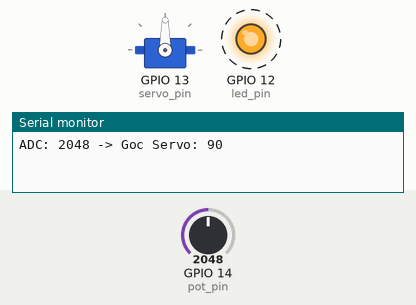
This program was run on a simulated ESP32. On the bench: servo, output pins drawn as LEDs (lit = HIGH), the last lines printed to the serial monitor. Dashed ring = blinking. The test bench sets the inputs (shaded band); at power-on: GPIO 14 (pot_pin) = 2048 (analog values on the 0–4095 scale).

Above: at 2.2 s.
2.3 s: GPIO 14 (pot_pin) set to 2866
At 3.4 s:
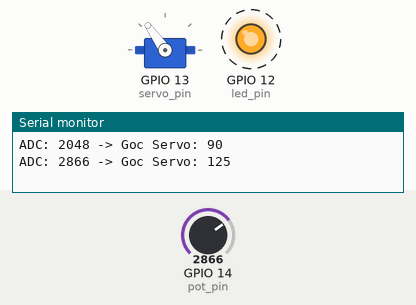
5.3 s: GPIO 14 (pot_pin) set to 3603
At 6.4 s:
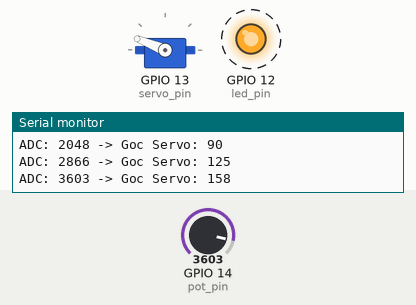
8.3 s: GPIO 14 (pot_pin) set to 4095
At 9.4 s:
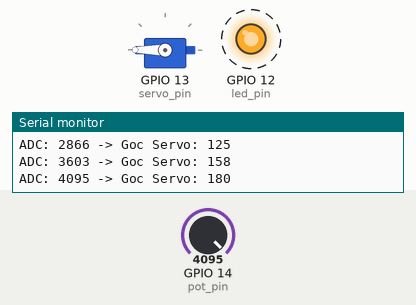
11.3 s: GPIO 14 (pot_pin) set to 1228
At 12.4 s:
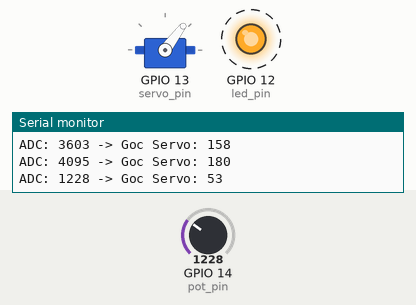
14.3 s: GPIO 14 (pot_pin) set to 491
At 15.4 s:
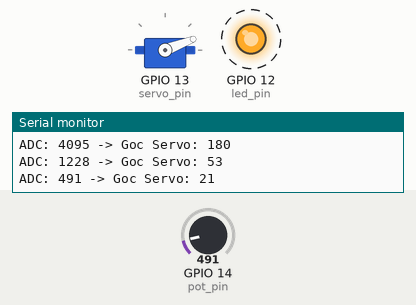
17.3 s: GPIO 14 (pot_pin) set to 140
At 18.4 s:
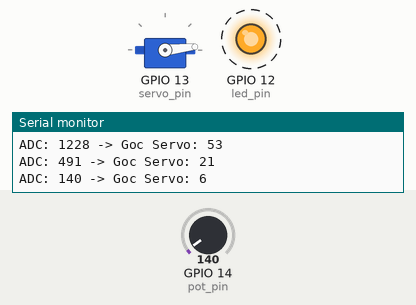
Timing chart, 0 to 21.3 s (numbered marks = the images above; inputs shaded):
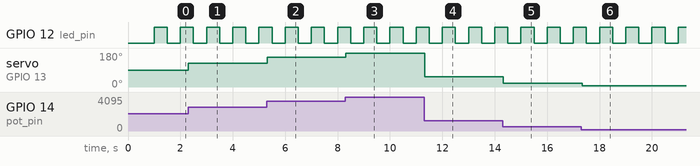

The program:

main.cpp
```cpp
#include <Arduino.h>
#include <ESP32Servo.h>

QueueHandle_t angleQueue;

const int led_pin = 12;
const int servo_pin = 13;
const int pot_pin = 14; // Chân cắm biến trở (GPIO 34 là chân chỉ đọc ADC rất tốt trên ESP32)

void TaskBlinkLed(void *pvParameters){
    pinMode(led_pin, OUTPUT);

    while(1){
        digitalWrite(led_pin, HIGH);
        vTaskDelay(500 / portTICK_PERIOD_MS);
        digitalWrite(led_pin, LOW);
        vTaskDelay(500 / portTICK_PERIOD_MS);
    }
}

void TaskReadADC(void *pvParameters){
  analogReadResolution(12);

  // Tạo một biến lưu lại góc trước đó để so sánh
  int lastAngle = -1;

  while(1){
    int adcValue = analogRead(pot_pin);
    int targetAngle = map(adcValue, 0, 4095, 0, 180);

    if(targetAngle < 0) targetAngle = 0;
    if(targetAngle > 180) targetAngle = 180;


    // Chỉ cập nhật góc nếu sai số lớn hơn hoặc bằng 2 độ
    if (abs(targetAngle - lastAngle) >= 2) {
      lastAngle = targetAngle; // Lưu lại góc mới

      Serial.printf("ADC: %d -> Goc Servo: %d\n", adcValue, targetAngle);
      xQueueSend(angleQueue, &targetAngle, 0);
    }

    vTaskDelay(50 / portTICK_PERIOD_MS);
  }
}

void TaskSpinServo(void *pvParameters){
  // Setup PWM Timer để xung xuất ra mượt, không bị rung
  ESP32PWM::allocateTimer(0);
  ESP32PWM::allocateTimer(1);
  ESP32PWM::allocateTimer(2);
  ESP32PWM::allocateTimer(3);

  Servo sv;
  sv.setPeriodHertz(50); // Cố định tần số 50Hz chuẩn cho Servo
  sv.attach(servo_pin, 500, 2400); // Setup min/max pulse width để servo không bị khựng ở 2 đầu biên

  int targetQueue = 0;

  while(1){
    if(xQueueReceive(angleQueue, &targetQueue, portMAX_DELAY) == pdPASS){
      sv.write(targetQueue);
    }
  }
}

void setup(){
  Serial.begin(115200);
  vTaskDelay(1000 / portTICK_PERIOD_MS);

  angleQueue = xQueueCreate(5, sizeof(int));

  if(angleQueue != NULL){

    xTaskCreate(
      TaskReadADC,
      "Read_ADC",
      2048,
      NULL,
      2,
      NULL
    );

    xTaskCreate(
      TaskSpinServo,
      "Spin_Servo",
      2048,
      NULL,
      3,
      NULL
    );

    xTaskCreate(
      TaskBlinkLed,
      "Blink_led",
      1024,
      NULL,
      1,
      NULL
    );
  }
}

void loop(){

}
```

Measured:
- after the input at 2.3 s, servo on GPIO 13 (servo_pin): 90° → 125° at once
- after the input at 5.3 s, servo on GPIO 13 (servo_pin): 125° → 158° at once
- after the input at 8.3 s, servo on GPIO 13 (servo_pin): 158° → 180° at once
- after the input at 11.3 s, servo on GPIO 13 (servo_pin): 180° → 53° at once
- after the input at 14.3 s, servo on GPIO 13 (servo_pin): 53° → 21° at once
- after the input at 17.3 s, servo on GPIO 13 (servo_pin): 21° → 6° at once
- by itself, GPIO 12 (led_pin): alternates HIGH for 0.50 s and LOW for 0.50 s
